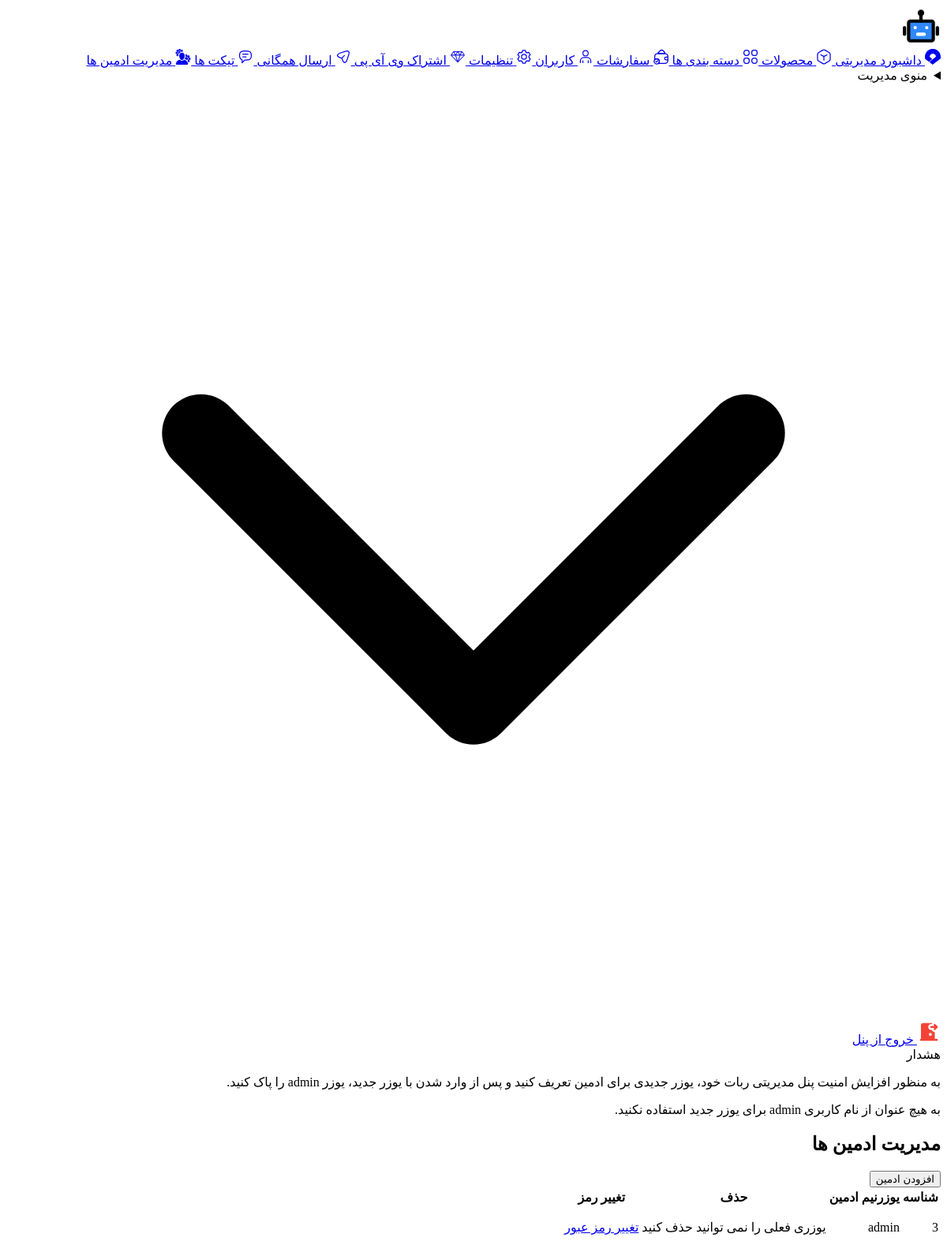
Screenshot of /admin-panel/admins.php (signed in) with the database file from the repository.
### tables this page shows
CREATE TABLE IF NOT EXISTS `sp_admins` (
  `id` int NOT NULL AUTO_INCREMENT,
  `username` varchar(100) NOT NULL,
  `password` varchar(100) NOT NULL,
  PRIMARY KEY (`id`)
);

### admin-panel/src/func.php (called while the page is built, shortened)
<?php
function list_admins()
{
    global $db, $admins;
    $sql = "select * from sp_admins";
    $admins = $db->query($sql)->fetchAll();
}

### admin-panel/src/admins.php (the view, shortened to what this page needs)
<?php
list_admins();
?>
<?php if (isset($_SESSION['username']) && $_SESSION['username'] == 'admin') {
?>
    <div role="alert">
        <div class="bg-red-500 text-white font-bold rounded-t px-4 py-2">
            هشدار
        </div>
        <div class="border border-t-0 border-red-400 rounded-b bg-red-100 px-4 py-3 text-red-700">
            <p>به منظور افزایش امنیت پنل مدیریتی ربات خود، یوزر جدیدی برای ادمین تعریف کنید و پس از وارد شدن با یوزر جدید،
                یوزر admin را پاک کنید.</p>
            <p>به هیچ عنوان از نام کاربری admin برای یوزر جدید استفاده نکنید.</p>
        </div>
    </div>
<?php
} ?>
<div class="overflow-auto h-screen pb-24 pt-2 pr-2 pl-2 md:pt-0 md:pr-0 md:pl-0">
    <div class="flex flex-col flex-wrap sm:flex-row ">
        <div class="container mx-auto px-4 sm:px-8 max-w-8xl">
            <div class="py-8">
                <div class="flex flex-row mb-1 sm:mb-0 justify-between w-full">
                    <h2 class="text-2xl leading-tight">
                        <?= $title ?>
                    </h2>
                    <a href="?create_admin">
                        <button class="bg-green-500 hover:bg-green-700 text-white font-bold py-2 px-4 rounded">
                            افزودن ادمین
                        </button>
                    </a>
                </div>
                <div class="-mx-4 sm:-mx-8 px-4 sm:px-8 py-4 overflow-x-auto">
                    <div class="inline-block min-w-full shadow rounded-lg overflow-hidden">
                        <table class="min-w-full leading-normal">
                            <thead>
                                <tr>
                                    <th scope="col" class="px-5 py-3 bg-white  border-b border-gray-200 text-gray-800  text-right text-sm uppercase font-normal">
                                        شناسه
                                    </th>
                                    <th scope="col" class="px-5 py-3 bg-white  border-b border-gray-200 text-gray-800  text-right text-sm uppercase font-normal">
                                        یوزرنیم ادمین
                                    </th>
                                    <th scope="col" class="px-5 py-3 bg-white  border-b border-gray-200 text-gray-800  text-right text-sm uppercase font-normal">
                                        حذف
                                    </th>
                                    <th scope="col" class="px-5 py-3 bg-white  border-b border-gray-200 text-gray-800  text-right text-sm uppercase font-normal">
                                        تغییر رمز
                                    </th>
                                </tr>
                            </thead>
                            <tbody>
                                <?php foreach ($admins as $admin) { ?>
                                    <tr>
                                        <td class="px-5 py-5 border-b border-gray-200 bg-white text-sm">
                                            <p class="text-gray-900 whitespace-no-wrap">
                                                <?= $admin['id']; ?>
                                            </p>
                                        </td>
                                        <td class="px-5 py-5 border-b border-gray-200 bg-white text-sm">
                                            <p class="text-gray-900 whitespace-no-wrap">
                                                <?= $admin['username']; ?>
                                            </p>
                                        </td>
                                        <td class="px-5 py-5 border-b border-gray-200 bg-white text-sm">
                                            <?php if ($_SESSION['username'] == $admin['username']) {
                                                echo 'یوزری فعلی را نمی توانید حذف کنید';
                                            } ?>
                                        </td>
                                        <td class="px-5 py-5 border-b border-gray-200 bg-white text-sm">
                                            <span class="relative inline-block px-3 py-1 text-red-900 leading-tight">
                                                <a href="?change_pass=<?= $admin['id'] ?>">
                                                <span class="relative">
                                                    تغییر رمز عبور
                                                </span>
                                                </a>
                                            </span>
                                        </td>
                    </div>
                <?php } ?>
                </div>
            </div>
        </div>
    </div>
</div>
</div>

### rows the page displays
sp_admins: id "3", username "admin", shows "یوزری فعلی را نمی توانید حذف کنید"

### other values shown
$dashboard "داشبورد مدیریتی"
$product "محصولات"
$categories "دسته بندی ها"
$orders "سفارشات"
$users "کاربران"
$setting "تنظیمات"
$plan "اشتراک وی آی پی"
$sendtoall "ارسال همگانی"
$tickets "تیکت ها"
$admins "مدیریت ادمین ها"
$title "مدیریت ادمین ها"
